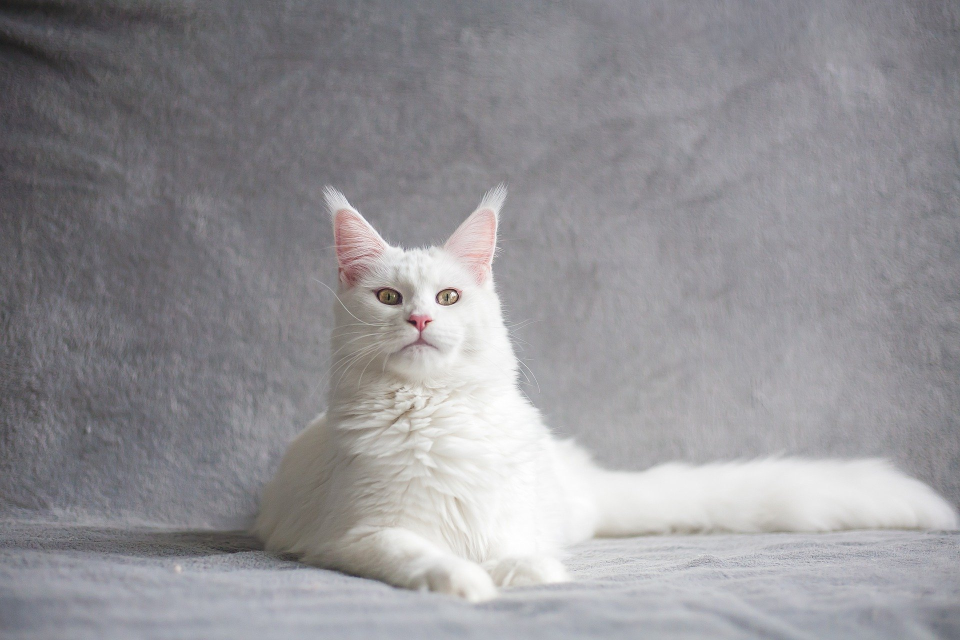
#> input picture Transformation/images/cat.jpeg, 1920 x 1280 px (shown at 1/2 size)
$ jupyter execute histogramMatching.ipynb
#> lines starting #> are read from the running program, lines starting #| are printed output that depends on the picture
[cell 1]
import pandas as pd
import numpy as np
from PIL import Image
import matplotlib.pyplot as plt

[cell 2]
img = Image.open('images/cat.jpeg').convert('L').resize((640 // 2,426 // 2))
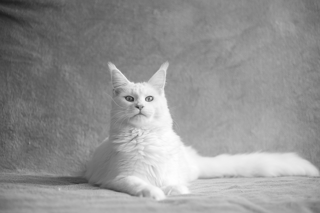
#> img: PIL image 320x213 L; min 29, max 254, mean 147.4
img

[cell 3]
imgMat = np.array(img)
imgMat

[cell 4]
# template image to get histogram
temp = Image.open('images/histo.jpeg').convert('L').resize((640 // 2,426 // 2))
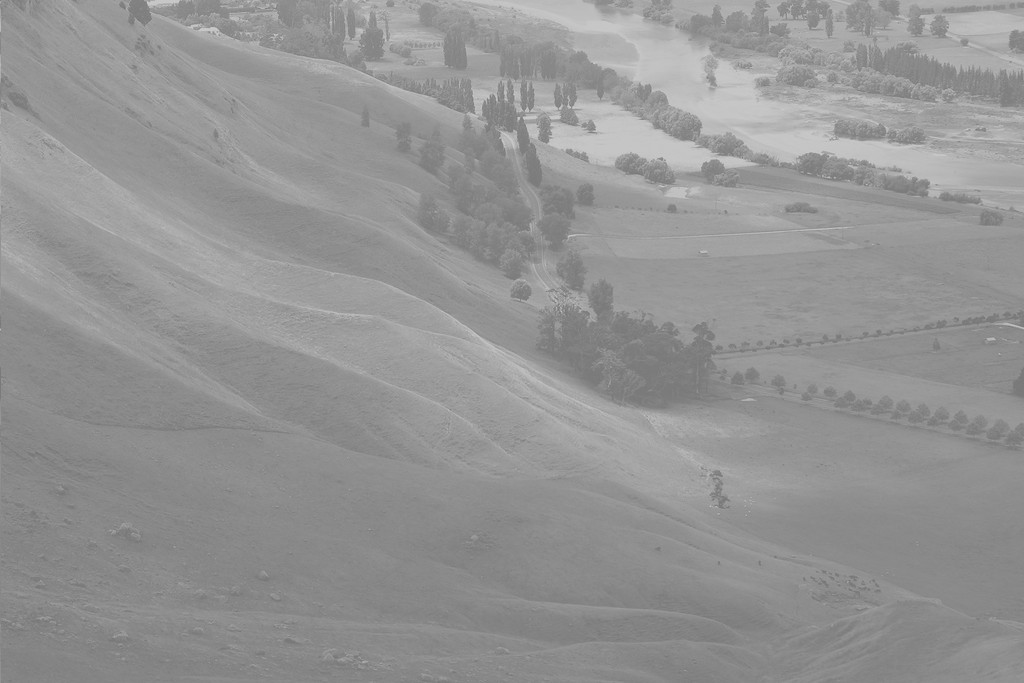
#> input picture Transformation/images/histo.jpeg, 1024 x 683 px
temp

[cell 5]
tempMat = np.array(temp)
tempMat

[cell 6]
n, bins, patches = plt.hist(imgMat.flatten(),range=(0,256),bins=256)
#> n = 256 values, max 994 at index 138, min 0 at index 0, mean 266.2; bins = 257 values from 0 to 256; patches = 256 items
plt.title('Image Histogram')
plt.show()
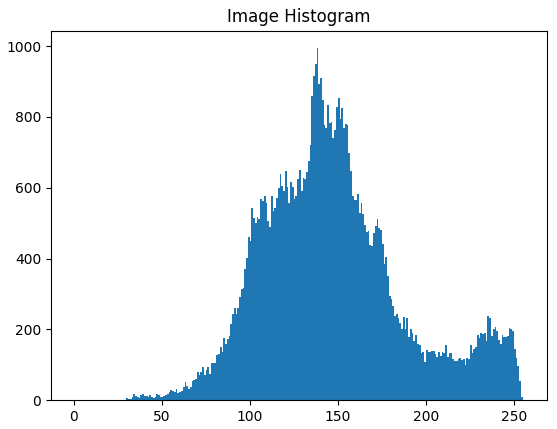
#> figure drawn by matplotlib, 1 panel; tallest bar 994 high, from x = 138 to 139

[cell 7]
tn, bins, patches = plt.hist(tempMat.flatten(),range=(0,256),bins=256)
#> tn = 256 values, max 3127 at index 137, min 0 at index 0, mean 266.2
plt.title('template Histogram')
plt.show()
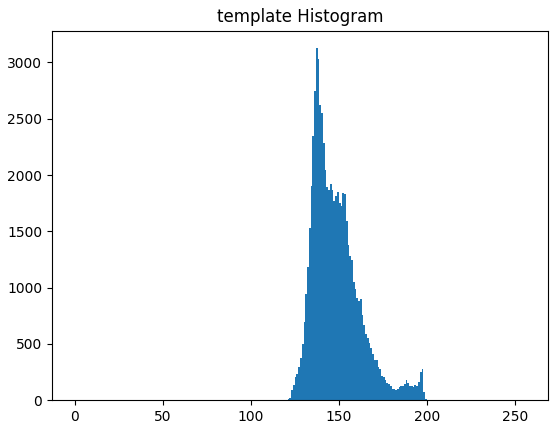
#> figure drawn by matplotlib, 1 panel; tallest bar 3127 high, from x = 137 to 138

[cell 8]
normalizedN = n / sum(n)
#> normalizedN = 256 values, max 0.0146 at index 138, min 0 at index 0, mean 0.00391
normalizedT = tn / sum(tn)
#> normalizedT = 256 values, max 0.0459 at index 137, min 0 at index 0, mean 0.00391

[cell 9]
cN = np.cumsum(normalizedN)
#> cN = 256 values from 0 to 1
cT = np.cumsum(normalizedT)
#> cT = 256 values from 0 to 1

[cell 10]
matchedVal = np.interp(cN,cT,np.array([x for x in range(256)])).astype('uint8')
#> matchedVal = 256 values from 120 to 255

[cell 11]
len(matchedVal)
#> Out = 256

[cell 12]
matchedImage = []
for i in range(len(imgMat)):
    arr = []
    for j in range(len(imgMat[0])):
        arr.append(matchedVal[imgMat[i][j]])
    matchedImage.append(arr)
#> after the loop, matchedImage = 213 items

[cell 13]
final = Image.fromarray(np.array(matchedImage))
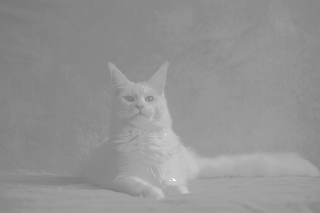
#> final: PIL image 320x213 L; min 120, max 255, mean 147.2

[cell 14]
final

[cell 15]
final.save('images/match.jpeg')

[cell 16]
n, bins, patches = plt.hist(np.array(matchedImage).flatten(),range=(0,256),bins=256)
#> n = 256 values, max 3463 at index 136, min 0 at index 0, mean 266.2
plt.show()
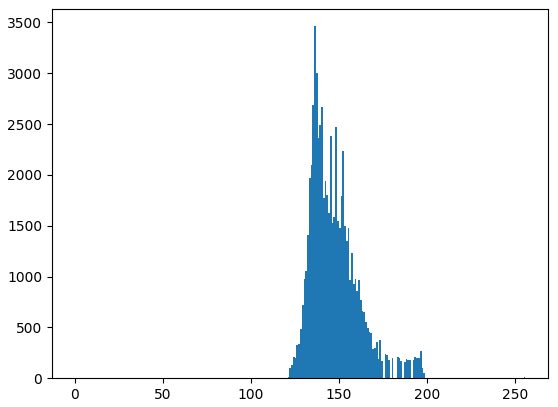
#> figure drawn by matplotlib, 1 panel; tallest bar 3463 high, from x = 136 to 137
